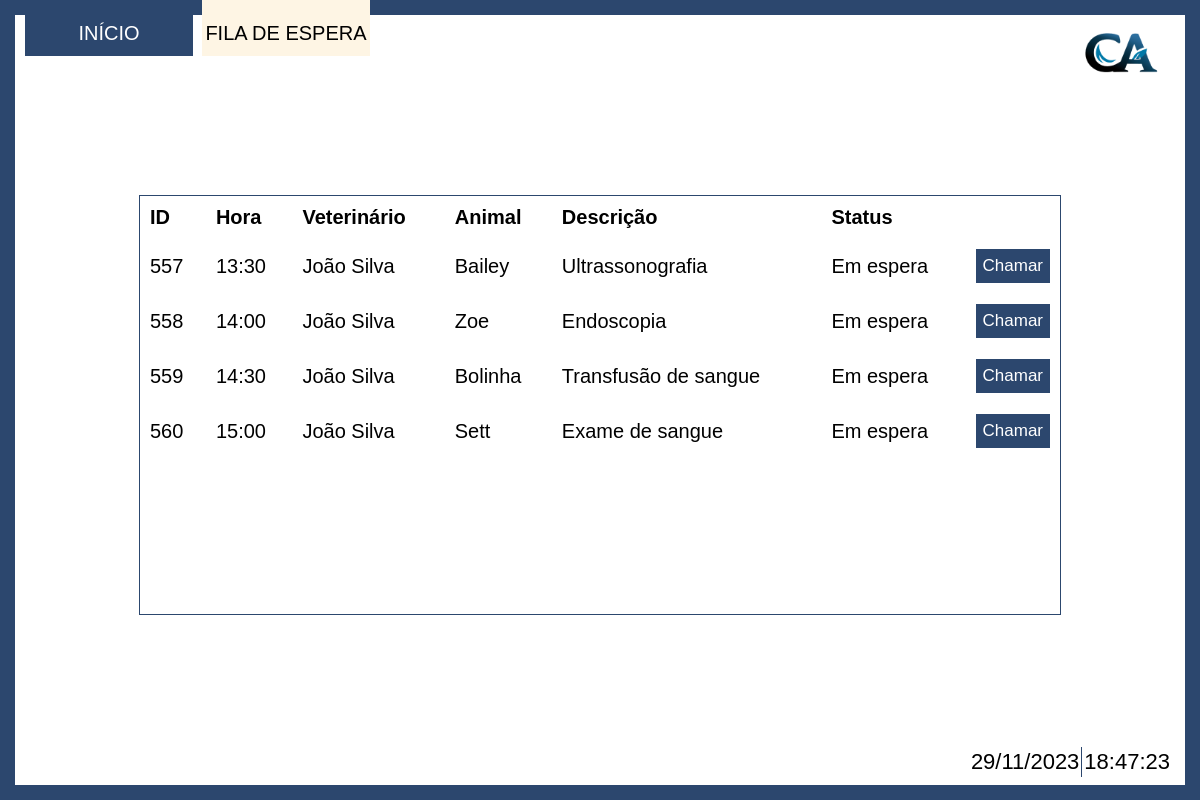
/Index/vetArea/filaEspera.php, run on the app's committed database.
### tables this page shows
create table Animais
(
	idAnimal int auto_increment primary key,
	nome varchar(100) not null,
	especie varchar(50) not null,
	raca varchar(50) not null,
	datanascto date,
	idCliente int not null,
	foreign key (idCliente) references Clientes(idCliente) on delete cascade
);

create table Agenda
(
	idConsulta int auto_increment primary key,
	dataConsulta date not null,
	horaConsulta varchar(5) not null, 
	veterinario int,
	descricao text,
	idAnimal int not null,
    idStatus int,
    foreign key (idStatus) references statusConsulta(idStatus),
	foreign key (idAnimal) references Animais(idAnimal) on delete cascade
);

create table Usuarios
(
	idUsuario int auto_increment primary key not null,
	nome varchar (150) not null,
	email varchar (150) not null,
	contato varchar(20) not null,
    enderecoE varchar (2) not null,
    enderecoC varchar (50) not null,
    enderecoB varchar (50) not null,
    enderecoRN varchar (100) not null,
	idCargo int not null,
	foreign key (idCargo) references Funcoes(idCargo)
);

create table statusConsulta
(
	idStatus int primary key not null,
    statusConsulta varchar(50)
);

### Index/vetArea/filaEspera.php (the view, shortened to what this page needs)
<!DOCTYPE html>
<html lang="en">
    <head>
        <link rel="stylesheet" href="../../css/vetArea/filaEspera.css">
    </head>
    <body>
        <div class="page">
            <div class="logo">
                <img src="../../img/CA.png" alt="logo">
            </div>
            <div class="bar">
                <div class="button"><a href="./InicioVet.php">INÍCIO</a></div>
                <div class="button selected"><a href="./filaEspera.php">FILA DE ESPERA</a></div>
            </div>
            <div class="container">
                <div class="table-container">
                    <table>
                        <thead>
                            <tr>
                                <th scope="col">ID</th>
                                <th scope="col">Hora</th>
                                <th scope="col">Veterinário</th>
                                <th scope="col">Animal</th>
                                <th scope="col">Descrição</th>
                                <th scope="col">Status</th>
                            </tr>
                        </thead>
                        <tbody>
                            <?php
                                include '../../php/conectaBD.php';
                                $timezone = new DateTimeZone('America/Sao_Paulo');
                                $currentDateTime = new DateTime('now', $timezone);
                                $currentDate = $currentDateTime->format('Y-m-d');
                                $queryAgenda = "SELECT Agenda.*, Usuarios.nome, Animais.nome, statusConsulta.statusConsulta, Animais.idCliente, Clientes.nome
                                                FROM Animais
                                                INNER JOIN Agenda ON Animais.idAnimal = Agenda.idAnimal
                                                INNER JOIN Clientes ON Animais.idCliente = Clientes.idCliente
                                                INNER JOIN Usuarios ON Agenda.veterinario = Usuarios.idUsuario
                                                INNER JOIN statusConsulta ON Agenda.idStatus = statusConsulta.idStatus
                                                WHERE dataConsulta = '$currentDate'
                                                AND Agenda.idStatus = '1' OR Agenda.idStatus = '2'
                                                GROUP BY Agenda.horaConsulta";
                                $resultAgenda = mysqli_query($conexao, $queryAgenda);
                                if ($resultAgenda->num_rows>0):
                                    while($arrayAgenda = mysqli_fetch_row($resultAgenda)):
                            ?>
                            <tr class="table-rows" id="<?php echo $arrayAgenda[0];?>">
                                <td><?php echo $arrayAgenda[0];?></td>
                                <td><?php echo $arrayAgenda[2];?></td>
                                <td><?php echo $arrayAgenda[7];?></td>
                                <td><?php echo $arrayAgenda[8];?></td>
                                <td><?php echo $arrayAgenda[4];?></td>
                                <td><?php echo $arrayAgenda[9];?></td>
                                <td class="more-list-container">
                                    <div class="list-box">
                                        <button class="more-btn" onclick="abrirModal(`<?php echo $arrayAgenda[0]?>`, `<?php echo $arrayAgenda[8]?>`, `<?php echo $arrayAgenda[11]?>`)">Chamar</button>
                                    </div>
                                </td>
                            </tr>
                            <?php
                                endwhile;
                                else:
                            ?>
                            <div class="center">
                                <span> Nenhuma entrada cadastrada.</span>
                            </div>
                            <?php
                                endif;
                            ?>
                        </tbody>
                    </table>
                </div>
                <div class="data">
                    <div class="dia" id="data-atual"></div>
                    <div class="hora" id="hora-atual"></div>
                </div>
            </div>
        </div>
    </body>
</html>

### Css/vetArea/filaEspera.css (style rules this page uses)
html, body { width: 100%; height: 100%; margin: 0; }
body { display: flex; justify-content: center; align-items: center; flex-direction: column; }
.page { height: 100%; width: 100%; padding: 25px; padding-top: 0; box-sizing: border-box; display: flex; flex-direction: column; }
.container { width: 100%; height: 90%; background-color: #ffffff; display: flex; box-sizing: border-box; flex-direction: column; align-items: center; justify-content: center; }
.bar { width: 30%; display: flex; justify-content: space-between; }
.button > a { height: 7vh; width: 14vw; padding-top: 10px; box-sizing: border-box; background-color: #2c476e; display: flex; justify-content: center; align-items: center; text-decoration: none; font-size: 2.5vh; color: #ffffff; font-family: 'Franklin Gothic Medium', 'Arial Narrow', Arial, sans-serif; position: relative; overflow: hidden; z-index: 1; }
.button > a::before { content: ''; position: absolute; top: 0; left: 0; width: 100%; height: 0; background-color: #fef5e4; transition: height 0.5s; z-index: -1; }
.selected>a { background-color: #fef5e4; color: #000000; }
.table-container { border: 1px solid #2c476e; width: 80%; height:60%; overflow-y: auto; }
table { text-align: left; width: 100%; font-family:Arial, Helvetica, sans-serif; font-size: 2.5vh; border-collapse:collapse; }
table .table-rows { height: 55px; }
td { padding: 10px; }
th { padding: 10px; }
.more-btn { font-size: 85%; background-color: #2c476e; padding: 7px; color: #ffffff; font-family:'Franklin Gothic Medium', 'Arial Narrow', Arial, sans-serif; text-decoration: none; cursor: pointer; border: none; }
.more-list-container { width: 10px; }
.data { padding: 3px; box-sizing: border-box; position: fixed; bottom: 20px; right:25px; color: black; font-family:'Franklin Gothic Medium', 'Arial Narrow', Arial, sans-serif; font-size: 22px; display: flex; justify-content: center; align-items: center; }
.hora { padding: 2px; }
.dia { padding: 2px; border-right: 1px solid #2c476e; }
.logo { width: 100px; height: 100px; display: flex; justify-content: center; position: absolute; align-items: center; top: 0; right: 30px; }
.logo > img { width: 200px; height: 200px; position: fixed; }

### data on the page
animais: agenda.idConsulta "557", agenda.horaConsulta "13:30", usuarios.nome "João Silva", nome "Bailey", agenda.descricao "Ultrassonografia", statusconsulta.statusConsulta "Em espera"
animais: agenda.idConsulta "558", agenda.horaConsulta "14:00", usuarios.nome "João Silva", nome "Zoe", agenda.descricao "Endoscopia", statusconsulta.statusConsulta "Em espera"
animais: agenda.idConsulta "559", agenda.horaConsulta "14:30", usuarios.nome "João Silva", nome "Bolinha", agenda.descricao "Transfusão de sangue", statusconsulta.statusConsulta "Em espera"
animais: agenda.idConsulta "560", agenda.horaConsulta "15:00", usuarios.nome "João Silva", nome "Sett", agenda.descricao "Exame de sangue", statusconsulta.statusConsulta "Em espera"
